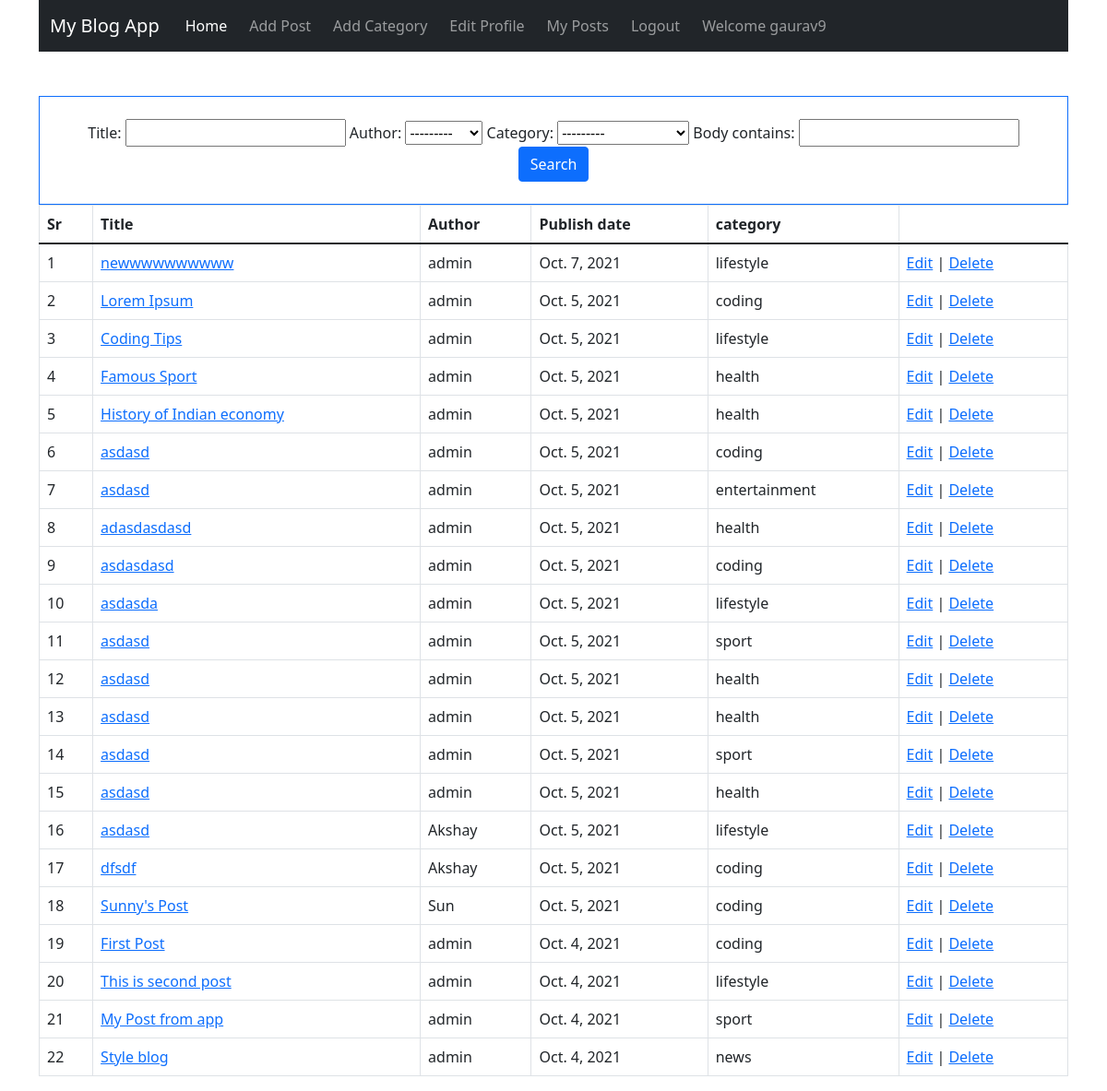
The app's page /blog_admin/posts (signed in), older data.
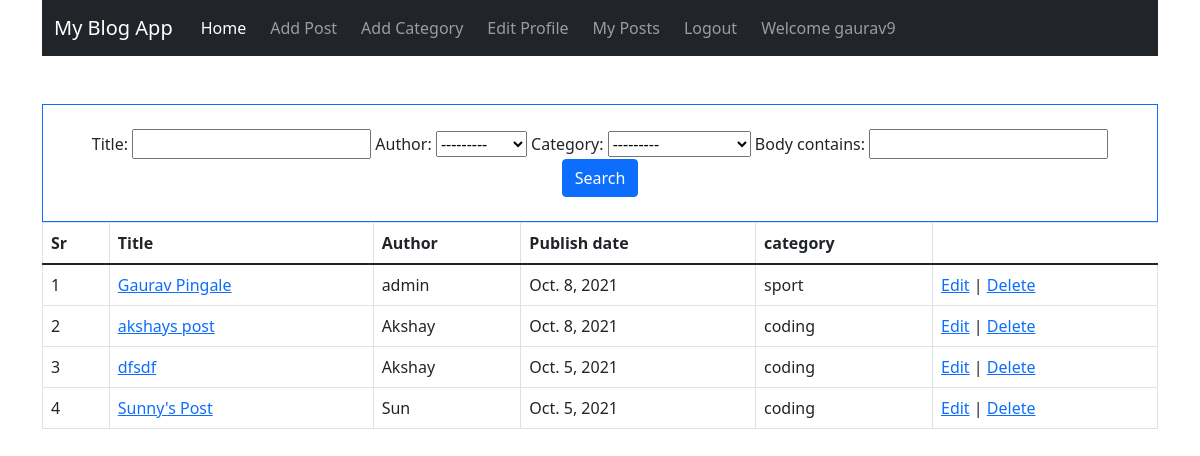
The same page, newer data.
### blogapp/models.py (models this page shows, shortened)
class Post(models.Model):
    title = models.CharField(max_length=255)
    author = models.ForeignKey(User,on_delete=models.CASCADE)
    body = models.TextField()
    publish_date = models.DateField(auto_now_add=True)
    category = models.ForeignKey(Category,on_delete=models.CASCADE)

class Category(models.Model):
    name = models.CharField(max_length=100)
    def __str__(self):
        return self.name
    class Meta:
        verbose_name_plural = 'categories'

### blog_admin/views.py (the view)
# urls.py: path('posts',views.PostListView.as_view(),name='posts'),
class PostListView(IsStaffOrSuperUserMixin,ListView):
    model = Post
    template_name = 'blog_admin/posts.html'
    ordering = ['-publish_date']
    context_object_name = 'posts'
    filterset_class = PostFilter
    def get_context_data(self,*args, **kwargs):
        myFilter = PostFilter(self.request.GET,self.get_queryset())
        context = super().get_context_data(*args,**kwargs)
        context['categories']= Category.objects.all()
        context['myFilter']= myFilter
        context['posts']= myFilter.qs
        return context

### blog_admin/permissions.py (called while the page is built)
    def test_func(self):
        return self.request.user.is_staff or self.request.user.is_superuser

### blog_admin/templates/blog_admin/posts.html (shortened to what this page needs)
{% extends 'blogapp/base.html' %}
{% block content %}
<div class="text-center mt-5 border border-primary p-4 ">
  <form action="">
      {{myFilter.form}}
      <button class="btn btn-primary" type="submit">Search</button>
  </form>
</div>
<table class="table table-bordered">
  <thead>
    <tr>
      <th scope="col">Sr</th>
      <th scope="col">Title</th>
      <th scope="col">Author</th>
      <th scope="col">Publish date</th>
      <th scope="col">category</th>
    </tr>
  </thead>
  <tbody>
    {% for post in posts %}
    <tr>
      <td>{{forloop.counter}}</td>
      <td><a href="{% url 'article' post.id %}">{{post.title}}</a></td>
      <td>{{post.author}}</td>
      <td> {{post.publish_date}}</td>
      <td> {{post.category}}</td>
      <td><a href="{% url 'edit_post' post.id %}">Edit</a> | <a href="{% url 'delete_post' post.id %}">Delete</a></td>
    </tr>
    {% endfor %}
  </tbody>
</table>
{% endblock %}

Row changes from the older to the newer data that the page shows:
removed Post: title "newwwwwwwwww", author "admin", publish_date "Oct. 7, 2021", category "lifestyle"
removed Post: title "Lorem Ipsum", author "admin", publish_date "Oct. 5, 2021", category "coding"
removed Post: title "Coding Tips", author "admin", publish_date "Oct. 5, 2021", category "lifestyle"
removed Post: title "Famous Sport", author "admin", publish_date "Oct. 5, 2021", category "health"
removed Post: title "History of Indian economy", author "admin", publish_date "Oct. 5, 2021", category "health"
removed Post: title "asdasd", author "admin", publish_date "Oct. 5, 2021", category "coding"
removed Post: title "asdasd", author "admin", publish_date "Oct. 5, 2021", category "entertainment"
removed Post: title "adasdasdasd", author "admin", publish_date "Oct. 5, 2021", category "health"
removed Post: title "asdasdasd", author "admin", publish_date "Oct. 5, 2021", category "coding"
removed Post: title "asdasda", author "admin", publish_date "Oct. 5, 2021", category "lifestyle"
removed Post: title "asdasd", author "admin", publish_date "Oct. 5, 2021", category "sport"
removed Post: title "asdasd", author "admin", publish_date "Oct. 5, 2021", category "health"
removed Post: title "asdasd", author "admin", publish_date "Oct. 5, 2021", category "health"
removed Post: title "asdasd", author "admin", publish_date "Oct. 5, 2021", category "sport"
removed Post: title "asdasd", author "admin", publish_date "Oct. 5, 2021", category "health"
removed Post: title "asdasd", author "Akshay", publish_date "Oct. 5, 2021", category "lifestyle"
removed Post: title "First Post", author "admin", publish_date "Oct. 4, 2021", category "coding"
removed Post: title "This is second post", author "admin", publish_date "Oct. 4, 2021", category "lifestyle"
removed Post: title "My Post from app", author "admin", publish_date "Oct. 4, 2021", category "sport"
removed Post: title "Style blog", author "admin", publish_date "Oct. 4, 2021", category "news"
added Post: title "Gaurav Pingale", author "admin", publish_date "Oct. 8, 2021", category "sport"
added Post: title "akshays post", author "Akshay", publish_date "Oct. 8, 2021", category "coding"
